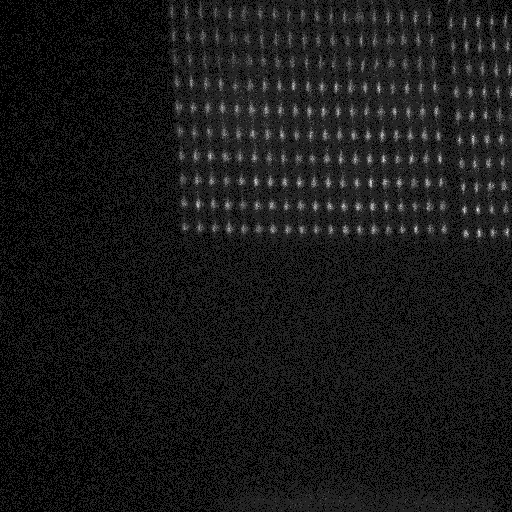
#> input picture X2110-Camera/100x/cal-turret-3/488.tif, 512 x 512 px
$ python calibration.py
#> lines starting #> are read from the running program, lines starting #| are printed output that depends on the picture; long printed decimals are rounded
# -*- coding: utf-8 -*-
"""
Created on Sat Aug 15 12:32:33 2015

@author: Andre
"""
#import seaborn as sns
#sns.set()
import matplotlib.pyplot as plt
import numpy as np
from mpl_toolkits.mplot3d import Axes3D
import scipy.optimize as sp
from scipy.spatial import distance


plt.close('all')
# [9 lines of commented-out code are left out]

def twoD_Gaussian(x_y, offset, amplitude, xo, yo, sigma_x, sigma_y, theta):
    x, y = x_y
    xo = float(xo)
    yo = float(yo)
    a = (np.cos(theta)**2)/(2*sigma_x**2) + (np.sin(theta)**2)/(2*sigma_y**2)
    b = -(np.sin(2*theta))/(4*sigma_x**2) + (np.sin(2*theta))/(4*sigma_y**2)
    c = (np.sin(theta)**2)/(2*sigma_x**2) + (np.cos(theta)**2)/(2*sigma_y**2)
    g = offset + amplitude*np.exp( - (a*((x-xo)**2) + 2*b*(x-xo)*(y-yo)
                            + c*((y-yo)**2)))
    return g.ravel()

###################################################################################
# =============================================================================
# Images files to load and initial points to do the calibration
# =============================================================================

imagesFiles = [ '488.tif',  '568.tif', '680.tif', '735.tif']


initialPoint = np.array([[229, 229], [229, 271], [229,307], [230,323]])

zeroPoint = 680 #point for 0 pixel displacement


#############################################

centerPos = []

for i,items in enumerate(imagesFiles):

    image = plt.imread(items) #read image file
#> image is the input picture: shape (512, 512) uint16; min 80, max 1796, mean 305.8

    squareSize = 20

    xmin = initialPoint[i][0]-squareSize/2
    xmax = initialPoint[i][0]+squareSize/2
    ymin = initialPoint[i][1]-squareSize/2
    ymax = initialPoint[i][1]+squareSize/2

    x = np.arange(xmin, xmax,1)
    y = np.arange(ymin, ymax,1)

    X, Y = np.meshgrid(x,y) #note: meshgrid is needed to use an asymetric grid with plot_surface, I tried mgrid and it didn't work.


    imageMask =  image[int(np.min(Y)):int(np.max(Y))+1, int(np.min(X)):int(np.max(X))+1] #to mask it correctly we have to invert X and Y here
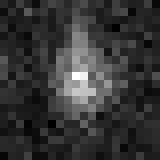
#> imageMask: shape (20, 20) uint16 (shown 8 times larger); min 118, max 1482, mean 405.5; drawn with min black and max white

    ig = (np.min(image), np.max(image) , initialPoint[i][1], initialPoint[i][0], 2.0, 2.0, 0.0)
#> ig = (80, 1796, 229, 229, 2, 2, 0)
    inpars, pcov = sp.curve_fit(twoD_Gaussian,(Y,X), imageMask.ravel(), p0=ig, maxfev=20000)
#> inpars = [311, 840.1, 228.1, 228.7, 3.44, 2.09, -0.0565]
    fit3 = twoD_Gaussian((Y, X), *inpars).reshape(X.shape[0], Y.shape[1])
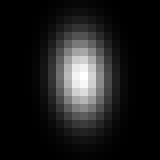
#> fit3: shape (20, 20) float64 (shown 8 times larger); min 311, max 1141.8, mean 405.5; drawn with min black and max white


    #Plot image
    fig1 = plt.figure()
    ax1 = fig1.add_subplot(111, projection='3d')
    ax1.plot_surface(X, Y, imageMask, rstride=1, cstride=1, cmap="hsv", linewidth=0, antialiased=False, alpha=0.5)
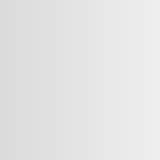
#> X: shape (20, 20) float64 (shown 8 times larger); min 219, max 238, mean 228.5
    ax1.plot_wireframe(X, Y, fit3, color="black", linewidth=3, alpha=0.3)
    ax1.set_xlabel("Pixels")
    ax1.set_ylabel("Pixels")
    ax1.set_zlabel("Intensity")
    plt.title(items)
    plt.show()
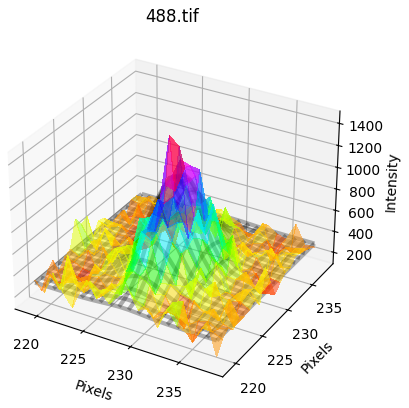
#> figure drawn by matplotlib, 1 panel


    # Getting center and standard deviation in x and y
    xCenter = inpars[3]       # Center of x in nanometer
#> xCenter = 228.7
    yCenter = inpars[2]       # Center of y in nanometer
#> yCenter = 228.1
    print('==========================')
    print(items)
    print('X pos: ' + str(xCenter))
#| X pos: 228.702
    print('Y pos: ' + str(yCenter))
#| Y pos: 228.125
    print('===========================')


    splitName = items.split('.tif')
    centerPos.append([int(splitName[0]), xCenter, yCenter])
#> pass 2 of the loop `for i,items in enumerate(imagesFiles):`:
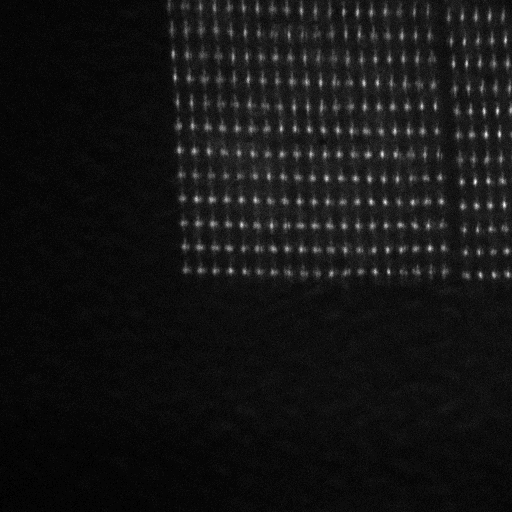
#> input picture X2110-Camera/100x/cal-turret-3/568.tif, 512 x 512 px
#> image is the input picture: shape (512, 512) uint16; min 108, max 9692, mean 916.5
#> `imageMask =  image[int(np.min(Y)):int(np.max(Y))+1, int(np.min(X)):int..`:
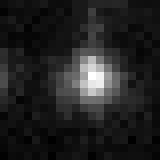
#> imageMask: shape (20, 20) uint16 (shown 8 times larger); min 483, max 6928, mean 1357.9; drawn with min black and max white
#> ig = (108, 9692, 271, 229, 2, 2, 0)
#> inpars = [978.9, 5610.6, 270.3, 230.2, 2.2, 1.95, -0.182]
#> `plt.show()`:
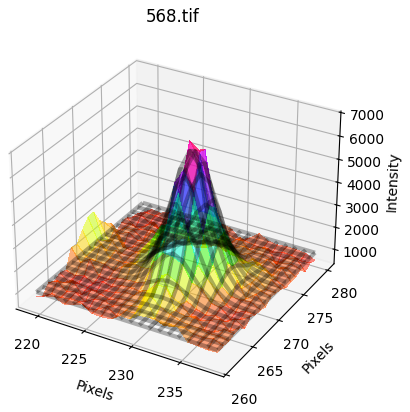
#> figure drawn by matplotlib, 1 panel
#> xCenter = 230.2
#> yCenter = 270.3
#| X pos: 230.176
#| Y pos: 270.329
#> pass 3 of the loop `for i,items in enumerate(imagesFiles):`:
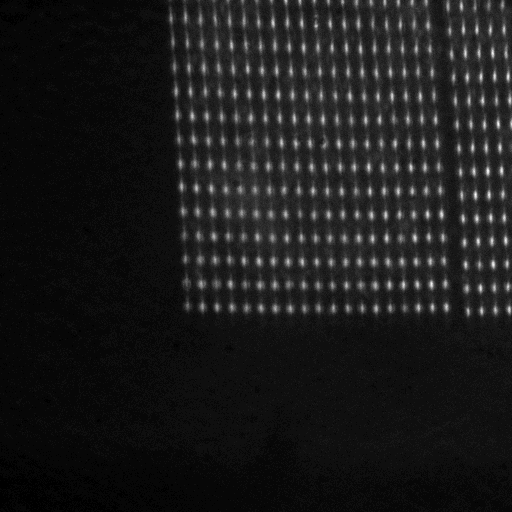
#> input picture X2110-Camera/100x/cal-turret-3/680.tif, 512 x 512 px
#> image is the input picture: shape (512, 512) uint16; min 281, max 8552, mean 1278.4
#> `imageMask =  image[int(np.min(Y)):int(np.max(Y))+1, int(np.min(X)):int..`:
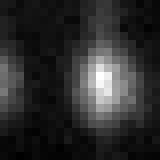
#> imageMask: shape (20, 20) uint16 (shown 8 times larger); min 869, max 5678, mean 1723.1; drawn with min black and max white
#> ig = (281, 8552, 307, 229, 2, 2, 0)
#> inpars = [1304.4, 4016.7, 306.8, 231.6, 3.11, 2.14, -0.0774]
#> `plt.show()`:
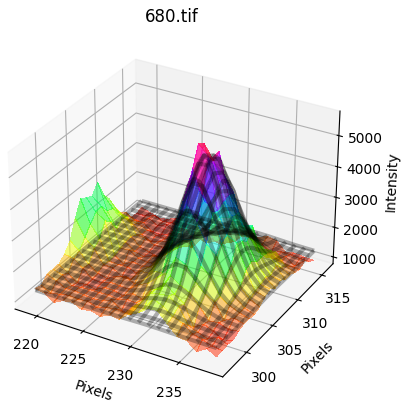
#> figure drawn by matplotlib, 1 panel
#> xCenter = 231.6
#> yCenter = 306.8
#| X pos: 231.588
#| Y pos: 306.843
#> the loop made 4 passes; the first 3 are shown

centerPos = np.array(centerPos)

distancesAll = distance.cdist(centerPos[:,1:3], centerPos[:,1:3])

pixelRef_ind = np.where(centerPos[:,0] == zeroPoint)[0][0]

distanceCenter = distancesAll[pixelRef_ind, :]

distanceCenter[0:pixelRef_ind] = distanceCenter[0:pixelRef_ind]*-1

plt.figure(5)
plt.plot(distanceCenter, centerPos[:,0], 'o')
plt.xlabel('Pixel Displacement')
plt.ylabel('Wavelength (nm)')
plt.title('Pixel Displacement by Wavelength')


z = np.polyfit(distanceCenter, centerPos[:,0], 3)
p = np.poly1d(z)
print(p)

xx = np.arange(np.min(distanceCenter)-2, np.max(distanceCenter)+2, 0.5)
#> xx = 194 values from -80.77 to 15.73
yy = p(xx)
plt.plot(xx,yy, '--r')
#plt.show()
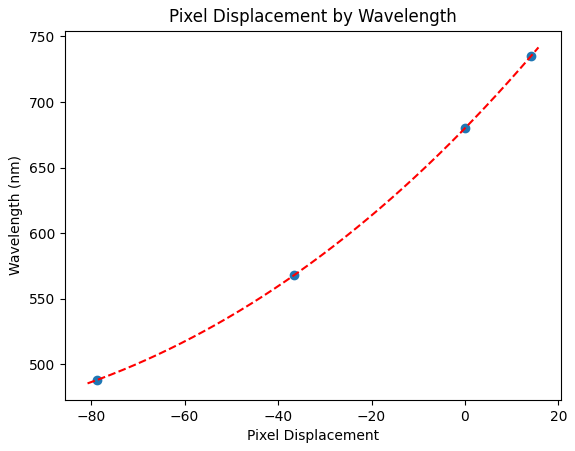
#> figure drawn by matplotlib, 1 panel; curve peaks at x = 15.73, y = 741.6
